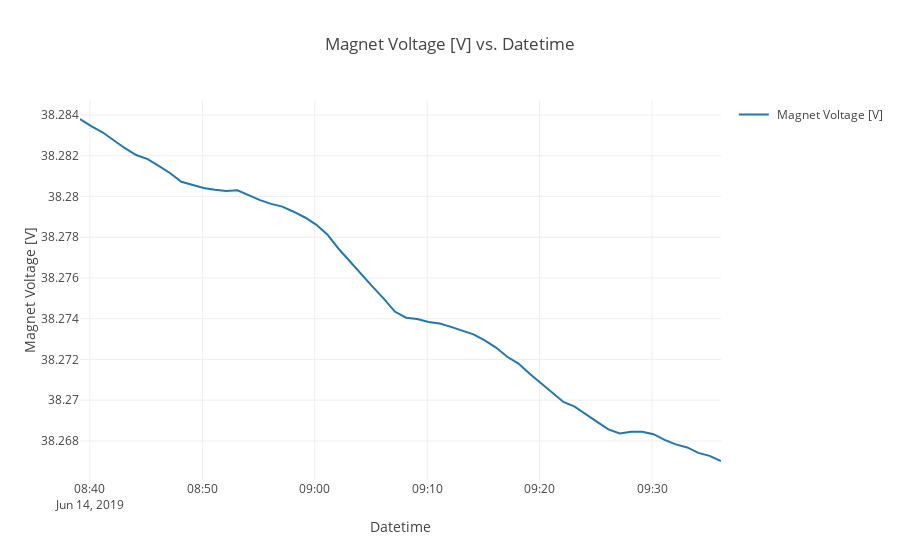

Notebook cell for this chart:
### Code cell
fig = scatter2d(df.index,df[' Magnet Voltage [V]'],inline=True);
